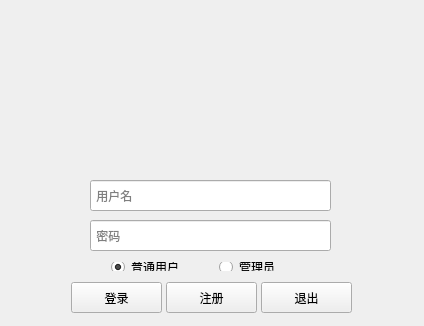
<?xml version="1.0" encoding="UTF-8"?>
<ui version="4.0">
 <class>MainWindow</class>
 <widget class="QMainWindow" name="MainWindow">
  <property name="geometry">
   <rect>
    <x>0</x>
    <y>0</y>
    <width>424</width>
    <height>326</height>
   </rect>
  </property>
  <property name="minimumSize">
   <size>
    <width>424</width>
    <height>326</height>
   </size>
  </property>
  <property name="maximumSize">
   <size>
    <width>424</width>
    <height>326</height>
   </size>
  </property>
  <property name="windowTitle">
   <string>MainWindow</string>
  </property>
  <widget class="QWidget" name="centralWidget">
   <widget class="QLineEdit" name="lineEdit">
    <property name="geometry">
     <rect>
      <x>90</x>
      <y>180</y>
      <width>241</width>
      <height>31</height>
     </rect>
    </property>
    <property name="text">
     <string/>
    </property>
    <property name="frame">
     <bool>true</bool>
    </property>
    <property name="placeholderText">
     <string> 用户名</string>
    </property>
   </widget>
   <widget class="QLineEdit" name="lineEdit_2">
    <property name="geometry">
     <rect>
      <x>90</x>
      <y>220</y>
      <width>241</width>
      <height>31</height>
     </rect>
    </property>
    <property name="text">
     <string/>
    </property>
    <property name="echoMode">
     <enum>QLineEdit::Password</enum>
    </property>
    <property name="placeholderText">
     <string> 密码</string>
    </property>
   </widget>
   <widget class="QPushButton" name="pushButton_login">
    <property name="geometry">
     <rect>
      <x>71</x>
      <y>282</y>
      <width>91</width>
      <height>31</height>
     </rect>
    </property>
    <property name="text">
     <string>登录</string>
    </property>
   </widget>
   <widget class="QPushButton" name="pushButton_2">
    <property name="geometry">
     <rect>
      <x>166</x>
      <y>282</y>
      <width>91</width>
      <height>31</height>
     </rect>
    </property>
    <property name="text">
     <string>注册</string>
    </property>
   </widget>
   <widget class="QWidget" name="layoutWidget">
    <property name="geometry">
     <rect>
      <x>100</x>
      <y>251</y>
      <width>231</width>
      <height>31</height>
     </rect>
    </property>
    <layout class="QHBoxLayout" name="horizontalLayout">
     <item>
      <widget class="QRadioButton" name="radioButton">
       <property name="text">
        <string>普通用户</string>
       </property>
       <property name="checked">
        <bool>true</bool>
       </property>
      </widget>
     </item>
     <item>
      <widget class="QRadioButton" name="radioButton_2">
       <property name="text">
        <string>管理员</string>
       </property>
      </widget>
     </item>
    </layout>
   </widget>
   <widget class="QPushButton" name="pushButton_3">
    <property name="geometry">
     <rect>
      <x>261</x>
      <y>282</y>
      <width>91</width>
      <height>31</height>
     </rect>
    </property>
    <property name="text">
     <string>退出</string>
    </property>
   </widget>
  </widget>
  <widget class="QMenuBar" name="menuBar">
   <property name="geometry">
    <rect>
     <x>0</x>
     <y>0</y>
     <width>424</width>
     <height>23</height>
    </rect>
   </property>
  </widget>
 </widget>
 <layoutdefault spacing="6" margin="11"/>
 <tabstops>
  <tabstop>lineEdit</tabstop>
  <tabstop>lineEdit_2</tabstop>
  <tabstop>radioButton</tabstop>
  <tabstop>radioButton_2</tabstop>
  <tabstop>pushButton_login</tabstop>
  <tabstop>pushButton_2</tabstop>
  <tabstop>pushButton_3</tabstop>
 </tabstops>
 <resources/>
 <connections/>
</ui>
